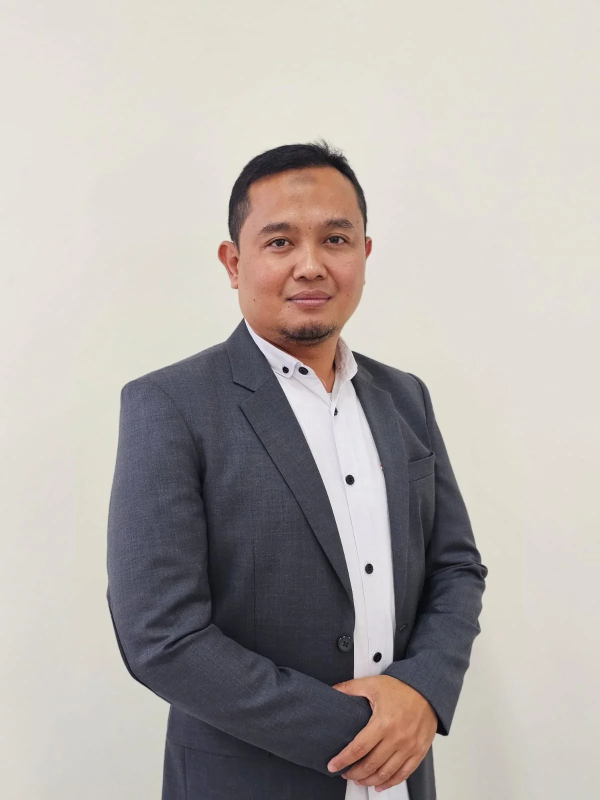
#> input picture scratch/tri_from_line7930.png, 1200 x 1600 px, found by its file name (shown at 1/2 size)
$ python preview_people.py
#> lines starting #> are read from the running program, lines starting #| are printed output that depends on the picture
from PIL import Image

im_t = Image.open('scratch/tri_from_line7930.png')
#> im_t is the input picture: PIL image 1200x1600 RGB; mean R, G, B 179.9, 173.6, 170
# let's crop top half and check
print("im_t size:", im_t.size)
#| im_t size: (1200, 1600)
# save a resized preview
im_t.resize((300, 400)).save('scratch/im_t_preview.png')
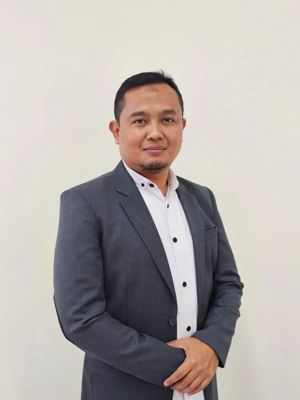
#> saved as im_t_preview.png: PIL image 300x400 RGB; mean R, G, B 179.9, 173.6, 170
im_r = Image.open('scratch/rosihon_from_line7849.png')
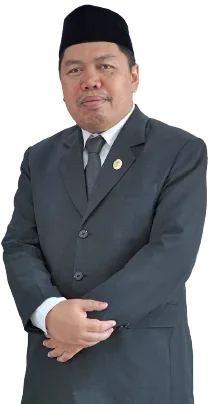
#> input picture scratch/rosihon_from_line7849.png, 213 x 404 px, found by its file name
#> im_r is the input picture: PIL image 213x404 RGBA; mean R, G, B, A 57.4, 57.7, 61.2, 171.1
im_r.save('scratch/im_r_preview.png')
